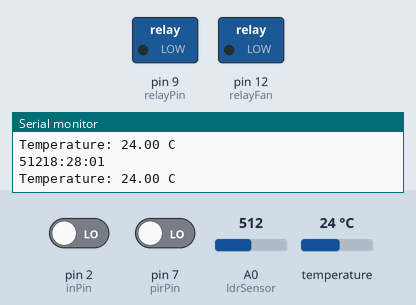
The sketch below on a simulated Arduino Uno, built with avr-gcc and run on an emulated ATmega328P. Shown: switched loads named in the sketch (green lamp = pin HIGH), the last lines printed to the serial monitor. Inputs (shaded band) come from the test bench; at power-on: A0 (ldrSensor) = 512, temperature 24 °C, pin 2 (inPin) LOW, pin 7 (pirPin) LOW. The local clock reads 2024-03-15 10:24:30 at power-on unless the sketch sets it.

Above: at 16.2 s.
16.3 s: A0 (ldrSensor) set to 110
19.3 s: A0 (ldrSensor) set to 89
At 20.4 s:
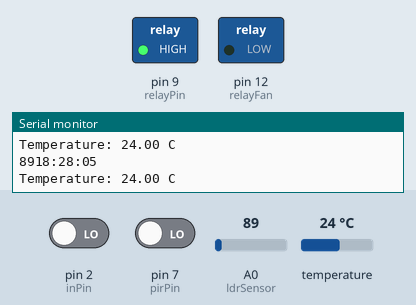
23.8 s: temperature set to 34.7 °C
25.3 s: temperature set to 35.9 °C
At 26.6 s:
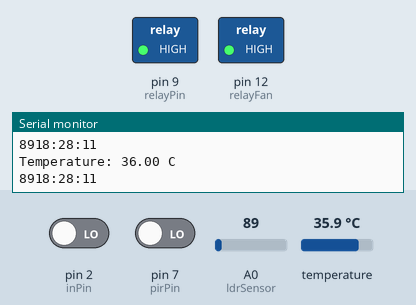
Timing chart, 0 to 28.3 s (numbered marks = the images above; inputs shaded):
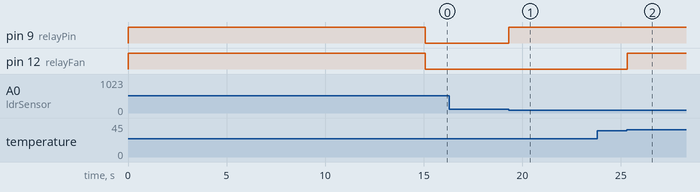

The sketch:

smart-classroom.ino
```cpp
#include<DS3231.h>
#include<String.h>
byte relayPin=9;
byte relayFan=12;
byte fanState=LOW;
byte state=LOW;
byte inPin=2;
byte reading;
byte previous=LOW;
long samay=0;
long debounce=200;
byte ldrSensor=A0;
byte flag=0;
int calibrationTime = 15;
byte pirPin = 7;

long unsigned int lowIn;

long unsigned int pause = 5000;

long stime=0;;

boolean lockLow = true;
boolean takeLowTime;


DS3231  rtc(SDA, SCL);
void setup() {


  digitalWrite(relayPin,HIGH);
  digitalWrite(relayFan,HIGH);
  pinMode(relayPin,OUTPUT);
  pinMode(ldrSensor,INPUT);
  pinMode(relayFan,OUTPUT);
 rtc.begin();
 Serial.begin(9600);
   Serial.print("calibrating sensors ");
    for(int i = 0; i < calibrationTime; i++){
      Serial.print(".");
      delay(1000);
      }
    Serial.println(" done");
    Serial.println("SENSORS ACTIVE");
          delay(50);
          digitalWrite(relayPin,HIGH);
  digitalWrite(relayFan,HIGH);
 rtc.setDOW(TUESDAY);
 rtc.setTime(18,28,00);
 rtc.setDate(24,10,2017);


}

void loop()
{
  //Serial.println(rtc.getDOWStr());
 // Serial.print("---- ");
 // Serial.print(rtc.getDateStr());
 // Serial.println(" -- ");
  //Serial.println(rtc.getTimeStr());
    Serial.print("Temperature: ");
  Serial.print(rtc.getTemp());
  Serial.println(" C");
  clock_relay();
  push_relay();
  ldr_sensor();
  temp_relay();
  check_pir();
}
void clock_relay()
{
if((!strcmp(rtc.getDOWStr(),"Monday"))||(!strcmp(rtc.getDOWStr(),"Tuesday"))||(!strcmp(rtc.getDOWStr(),"Wednesday"))||(!strcmp(rtc.getDOWStr(),"Thursday"))||(!strcmp(rtc.getDOWStr(),"Friday")))
 {
  if(!strcmp(rtc.getTimeStr(),"18:28:10"))
  {
    fanState=state=HIGH;
  }
  if(!strcmp(rtc.getTimeStr(),"18:28:20"))
  {
    fanState=state=HIGH;
  }
  if(!strcmp(rtc.getTimeStr(),"18:28:30"))
  {
    fanState=state=HIGH;
  }
 }
 digitalWrite(relayPin,state);
}
void push_relay()
{
  reading=digitalRead(inPin);
  if(reading==HIGH&&previous==LOW&&millis()-samay>debounce)
  {
    if(state==LOW)
    state=HIGH;
    else
    state=LOW;
    samay=millis();
    fanState=state;
  }
  digitalWrite(relayPin,state);
  digitalWrite(relayFan,fanState);
  previous=reading;
}
void ldr_sensor()
{
  unsigned int sun;
  sun= analogRead(ldrSensor);
  Serial.print(sun);
  if(sun<100)
  {
    state=HIGH;
  }
  digitalWrite(relayPin,state);
}
void temp_relay()
{
   //Serial.print("Temperature: ");
  //Serial.print(rtc.getTemp());
  //Serial.println(" C");
  if(rtc.getTemp()>35)
  {
    fanState=HIGH;
  }
  digitalWrite(relayFan,fanState);
}
void check_pir()
{
    if(digitalRead(pirPin) == HIGH){
     //  digitalWrite(relayPin,HIGH);   //the led visualizes the sensors output pin state
       if(lockLow){
         //makes sure we wait for a transition to LOW before any further output is made:
         lockLow = false;
         Serial.println("---");
         Serial.print("motion detected at ");
         Serial.print(millis()/1000);
         stime=(millis()/1000);
         Serial.println(" sec");
         delay(50);
         }
         takeLowTime = true;
       }
  Serial.println(rtc.getTimeStr());
     if(digitalRead(pirPin) == LOW){
     //  digitalWrite(ledPin, LOW);  //the led visualizes the sensors output pin state

       if(takeLowTime){
        lowIn = millis();          //save the time of the transition from high to LOW
        takeLowTime = false;       //make sure this is only done at the start of a LOW phase
        }
       //if the sensor is low for more than the given pause,
       //we assume that no more motion is going to happen
       if(!lockLow && millis() - lowIn > pause){
           //makes sure this block of code is only executed again after
           //a new motion sequence has been detected
           lockLow = true;
           Serial.print("motion ended at ");      //output
           Serial.print((millis() - pause)/1000);
           Serial.println(" sec");
           delay(50);
           }
       }
       if(((millis()/1000)-stime)>30)
       {
       state=HIGH;
       fanState=HIGH;
       }
       digitalWrite(relayPin, state);
       digitalWrite(relayFan,fanState);
}
```

Measured:
- the behaviour switches between 100 and 99 on A0 (ldrSensor) (found by bisection; images 0 and 1)
- the behaviour switches between 35.1 and 35.2 °C on temperature (found by bisection; images 1 and 2)
- after the input at 19.3 s, pin 9 (relayPin): LOW → HIGH at once
- after the input at 25.3 s, pin 12 (relayFan): LOW → HIGH at once
